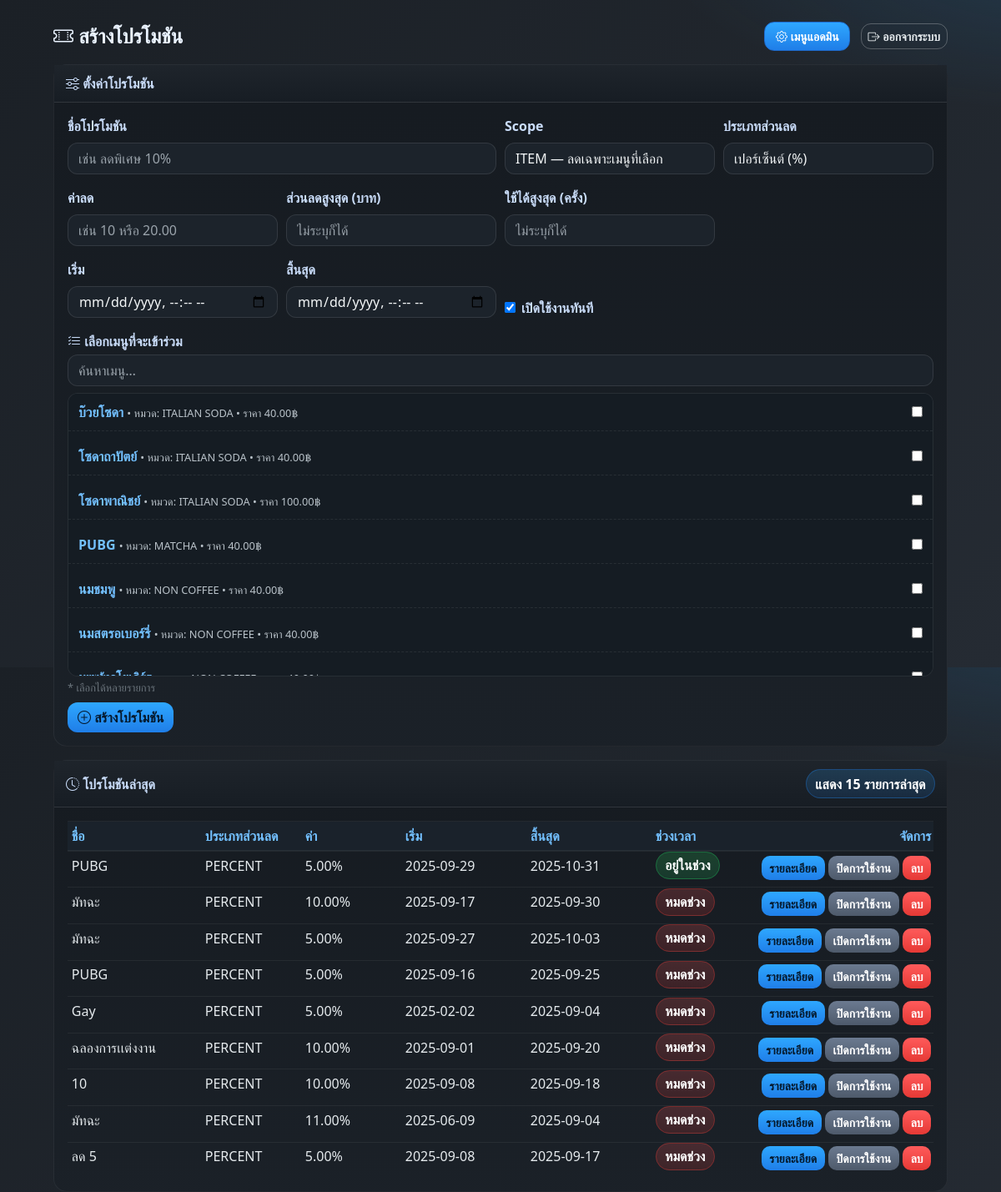
/admin/promo_create.php (signed in), run on an earlier commit of the app's database.
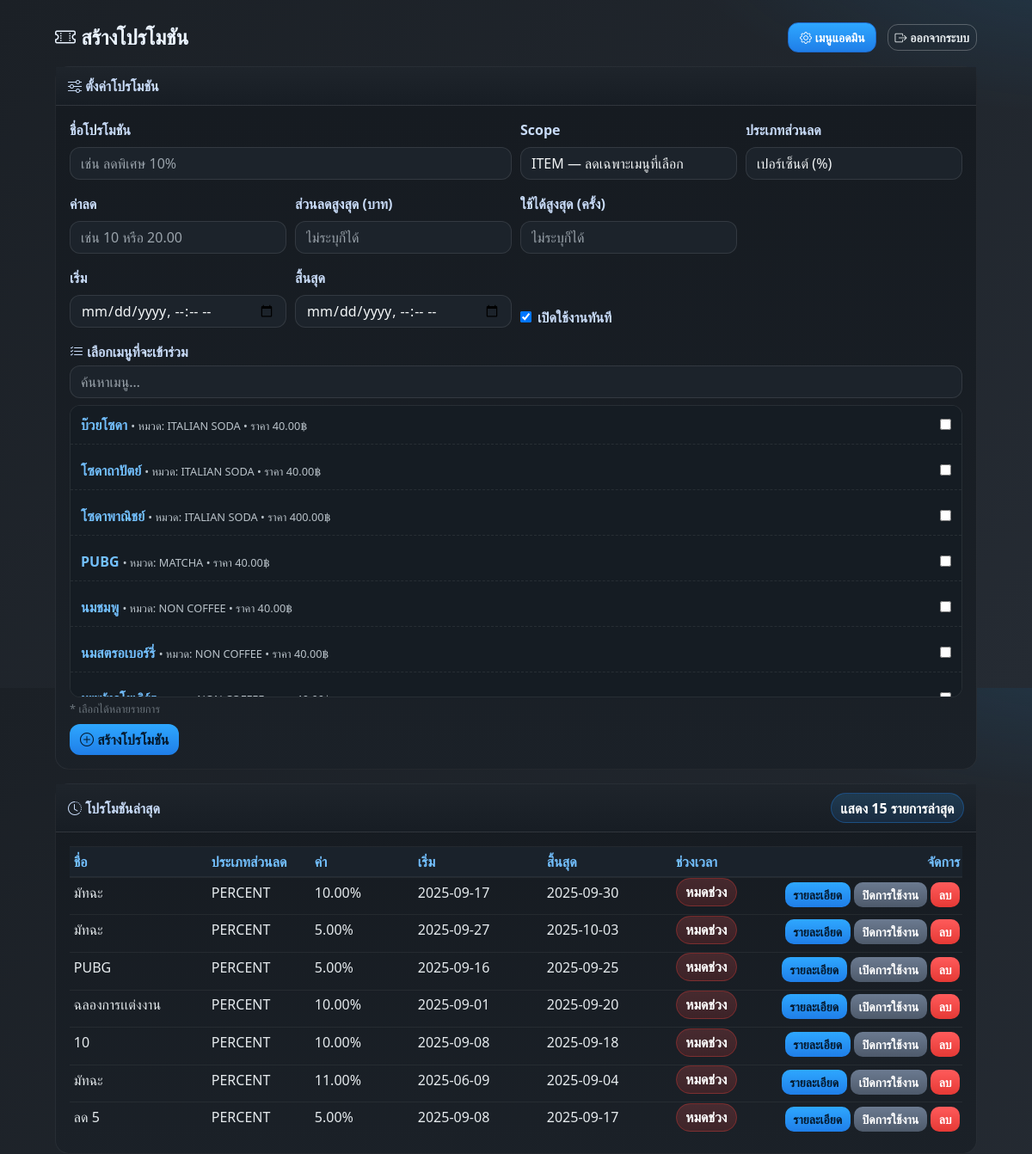
And on a later commit of the database.
### tables this page shows
CREATE TABLE IF NOT EXISTS `menu` (
  `menu_id` int(11) NOT NULL AUTO_INCREMENT,
  `category_id` int(11) NOT NULL,
  `name` varchar(100) NOT NULL,
  `price` decimal(10,2) NOT NULL,
  `description` varchar(255) DEFAULT NULL,
  `image` varchar(255) DEFAULT NULL,
  `is_active` tinyint(1) NOT NULL DEFAULT 1,
  `current_recipe_id` int(11) DEFAULT NULL,
  PRIMARY KEY (`menu_id`),
  KEY `fk_menu_category` (`category_id`),
  KEY `fk_menu_current_recipe` (`current_recipe_id`),
  CONSTRAINT `fk_menu_category` FOREIGN KEY (`category_id`) REFERENCES `categories` (`category_id`) ON DELETE CASCADE ON UPDATE CASCADE,
  CONSTRAINT `fk_menu_current_recipe` FOREIGN KEY (`current_recipe_id`) REFERENCES `recipe_headers` (`recipe_id`) ON DELETE SET NULL ON UPDATE CASCADE
);

CREATE TABLE IF NOT EXISTS `categories` (
  `category_id` int(11) NOT NULL AUTO_INCREMENT,
  `category_name` varchar(100) NOT NULL,
  `position` int(11) NOT NULL DEFAULT 0,
  `is_active` tinyint(1) NOT NULL DEFAULT 1,
  PRIMARY KEY (`category_id`)
);

CREATE TABLE IF NOT EXISTS `promotions` (
  `promo_id` int(11) NOT NULL AUTO_INCREMENT,
  `name` varchar(100) NOT NULL,
  `scope` enum('ORDER','ITEM') NOT NULL DEFAULT 'ITEM',
  `discount_type` enum('PERCENT','FIXED') NOT NULL DEFAULT 'PERCENT',
  `discount_value` decimal(10,2) NOT NULL,
  `min_order_total` decimal(10,2) DEFAULT NULL,
  `max_discount` decimal(10,2) DEFAULT NULL,
  `start_at` datetime NOT NULL,
  `end_at` datetime NOT NULL,
  `is_active` tinyint(1) NOT NULL DEFAULT 1,
  `usage_limit` int(11) DEFAULT NULL,
  `used_count` int(11) NOT NULL DEFAULT 0,
  `created_at` datetime NOT NULL DEFAULT current_timestamp(),
  `updated_at` datetime NOT NULL DEFAULT current_timestamp() ON UPDATE current_timestamp(),
  PRIMARY KEY (`promo_id`)
);

### admin/promo_create.php (the view, shortened to what the changed rows need)
<?php
require __DIR__ . '/../db.php';
$conn->set_charset('utf8mb4');
try { $conn->query("SET time_zone = 'Asia/Bangkok'"); }
catch (\mysqli_sql_exception $e) { $conn->query("SET time_zone = '+07:00'"); }
function h($s){ return htmlspecialchars((string)$s, ENT_QUOTES, 'UTF-8'); }
$menus = $conn->query("
  SELECT m.menu_id, m.name, m.price, c.category_name
  FROM menu m
  LEFT JOIN categories c ON m.category_id=c.category_id
  WHERE m.is_active=1
  ORDER BY c.category_name, m.name
");
$recent = $conn->query("
  SELECT p.promo_id, p.name, p.scope, p.discount_type, p.discount_value,
         p.min_order_total, p.max_discount, p.usage_limit,
         p.start_at, p.end_at, p.is_active
  FROM promotions p
  ORDER BY p.promo_id DESC
  LIMIT 15
");
?>
<!doctype html>
<html lang="th">
<head>
<link rel="stylesheet" href="https://stackpath.bootstrapcdn.com/bootstrap/4.5.2/css/bootstrap.min.css">
<link rel="stylesheet" href="https://cdn.jsdelivr.net/npm/bootstrap-icons@1.10.5/font/bootstrap-icons.css">
</head>
<body>
<div class="wrap">
  <div class="cardx mb-3">
    <div class="p-3">
      <form method="post">
        <div id="itemScopeBox" class="mb-2">
          <div class="menu-list">
            <?php if($menus && $menus->num_rows>0): ?>
              <?php while($m=$menus->fetch_assoc()): ?>
                <label class="menu-item">
                  <span>
                    <strong><?= h($m['name']) ?></strong>
                    <small class="muted"> • หมวด: <?= h($m['category_name'] ?? '-') ?> • ราคา <?= number_format((float)$m['price'],2) ?>฿</small>
                  </span>
                  <span><input type="checkbox" name="menu_ids[]" value="<?= (int)$m['menu_id'] ?>"></span>
                </label>
              <?php endwhile; ?>
            <?php else: ?>
              <div class="p-2 text-muted">ยังไม่มีเมนู</div>
            <?php endif; ?>
          </div>
        </div>
      </form>
    </div>
  </div>
  <div class="cardx">
    <div class="p-3">
      <div class="table-responsive">
        <table class="table table-sm mb-0 table-fixed">
          <thead>
            <tr>
              <th class="col-name">ชื่อ</th>
              <th style="width:120px">ประเภทส่วนลด</th>
              <th style="width:120px">ค่า</th>
              <th style="width:150px">เริ่ม</th>
              <th style="width:150px">สิ้นสุด</th>
              <th style="width:120px">ช่วงเวลา</th>
              <th style="width:220px" class="text-right">จัดการ</th>
            </tr>
          </thead>
          <tbody>
            <?php if($recent && $recent->num_rows>0): ?>
              <?php while($p=$recent->fetch_assoc()): ?>
                <tr>
                  <td class="col-name">
                    <span class="one-line" title="<?= h($p['name']) ?>"><?= h($p['name']) ?></span>
                  </td>
                  <td><?= h($p['discount_type']) ?></td>
                  <td>
                    <?php if($p['discount_type']==='PERCENT'): ?>
                      <?= number_format((float)$p['discount_value'],2) ?>%
                    <?php else: ?>
                      <?= number_format((float)$p['discount_value'],2) ?> ฿
                    <?php endif; ?>
                  </td>
                  <td><?= h(date('Y-m-d', strtotime($p['start_at']))) ?></td>
                  <td><?= h(date('Y-m-d', strtotime($p['end_at']))) ?></td>
                  <?php
                    $now   = new DateTime('now', new DateTimeZone('Asia/Bangkok'));
                    $start = new DateTime($p['start_at'], new DateTimeZone('Asia/Bangkok'));
                    $end   = new DateTime($p['end_at'],   new DateTimeZone('Asia/Bangkok'));
                    if ($now < $start) {
                      $periodLabel = 'ยังไม่เริ่ม';
                      $chipStyle = "background:linear-gradient(180deg, rgba(255,255,255,.12), rgba(255,255,255,.07)); border-color:rgba(255,255,255,.25)";
                    } elseif ($now > $end) {
                      $periodLabel = 'หมดช่วง';
                      $chipStyle = "background:linear-gradient(180deg, rgba(255,91,91,.20), rgba(229,57,53,.18)); border-color:rgba(229,57,53,.35)";
                    } else {
                      $periodLabel = 'อยู่ในช่วง';
                      $chipStyle = "background:linear-gradient(180deg, rgba(46,197,94,.22), rgba(34,197,94,.18)); border-color:rgba(34,197,94,.35)";
                    }
                  ?>
                  <td>
                    <span class="badge-chip status-chip" style="<?= $chipStyle ?>">
                      <?= h($periodLabel) ?>
                    </span>
                  </td>
                  <td class="text-right">
                    <a class="btn btn-sm btn-detail mb-1" href="promo_detail.php?id=<?= (int)$p['promo_id'] ?>">รายละเอียด</a>
                    <form method="post" class="d-inline">
                      <button type="submit" class="btn btn-sm btn-toggle mb-1">
                        <?= (int)$p['is_active']===1 ? 'ปิดการใช้งาน' : 'เปิดการใช้งาน' ?>
                      </button>
                    </form>
                    <form method="post" class="d-inline" onsubmit="return confirm('ลบโปรโมชัน #<?= (int)$p['promo_id'] ?> นี้ใช่หรือไม่?');">
                      <button type="submit" class="btn btn-sm btn-delete mb-1">ลบ</button>
                    </form>
                  </td>
                </tr>
              <?php endwhile; ?>
            <?php else: ?>
              <tr><td colspan="7" class="text-center text-muted">ยังไม่มีโปรโมชัน</td></tr>
            <?php endif; ?>
          </tbody>
        </table>
      </div>
    </div>
  </div>
</div>
</body>
</html>

What changed in the data, as far as the page shows it:
removed promotions: name "PUBG", discount_type "PERCENT", discount_value "5.00", start_at "2025-09-29", end_at "2025-10-31", periodLabel "อยู่ในช่วง", is_active "ปิดการใช้งาน"
removed promotions: name "Gay", discount_type "PERCENT", discount_value "5.00", start_at "2025-02-02", end_at "2025-09-04", periodLabel "หมดช่วง", is_active "ปิดการใช้งาน"
changed menu "โซดาพาณิชย์": price "100.00" → "400.00"
changed promotions (number 2 of 7 on the later page): is_active "เปิดการใช้งาน" → "ปิดการใช้งาน"
